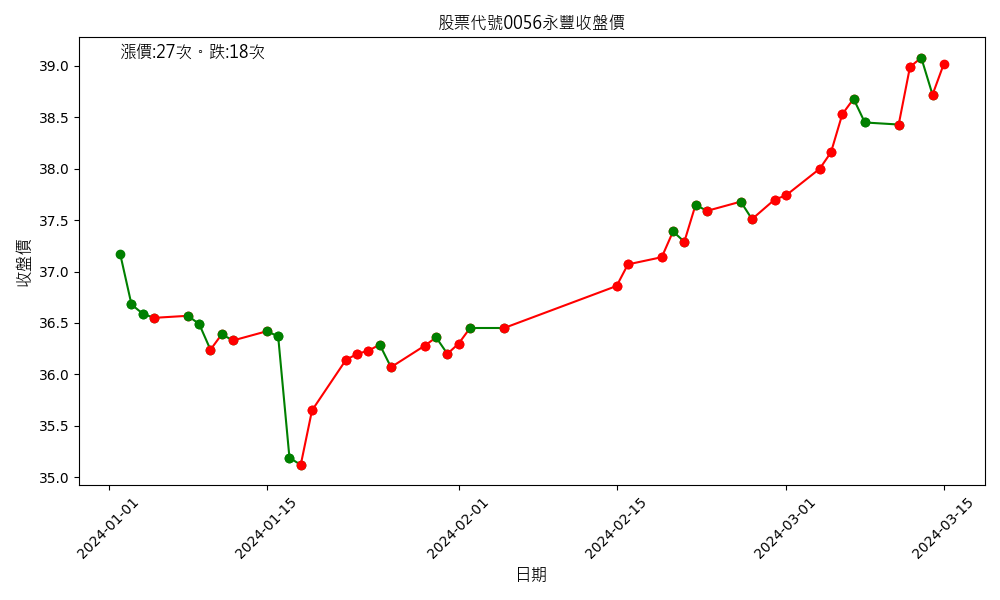

Here is the Python script that generated this plot:
import requests
import matplotlib.pyplot as plt
from datetime import datetime, timedelta
from matplotlib.font_manager import FontProperties

def fetch_stock_data(date, stock_no):
    url = f"http://www.twse.com.tw/exchangeReport/STOCK_DAY?response=csv&date={date}&stockNo={stock_no}"
    response = requests.get(url)
    dates, prices = [], []
    if response.status_code == 200:
        lines = response.text.split('\n')
        for line in lines:
            if line.count('",') > 8:
                parts = line.split('","')
                if len(parts) >= 7:
                    date_str = parts[0].replace('"', '')
                    try:
                        year, month, day = map(int, date_str.split('/'))
                    except ValueError:
                        continue
                    gregorian_year = year + 1911
                    date = datetime(gregorian_year, month, day)
                    closing_price = float(parts[6].replace(',', ''))
                    dates.append(date)
                    prices.append(closing_price)
    return dates, prices

def get_previous_month(date, months=1):
    month = date.month - months - 1
    year = date.year + month // 12
    month = month % 12 + 1
    day = min(date.day, [31, 29 if year % 4 == 0 else 28, 31, 30, 31, 30, 31, 31, 30, 31, 30, 31][month - 1])
    return datetime(year, month, day).strftime("%Y%m%d")

def plot_stock_data(dates, prices, stock_no):
    plt.figure(figsize=(10, 6))
    
    count_red = 0
    count_green = 0

    # 繁中
    font_path = "C:\\Windows\\Fonts\\msjh.ttc"
    font_properties = FontProperties(fname=font_path, size=12)

    for i in range(1, len(prices)):
        if prices[i] > prices[i-1]:
            plt.plot([dates[i-1], dates[i]], [prices[i-1], prices[i]], 'r-o')
            count_red += 1
        else:
            plt.plot([dates[i-1], dates[i]], [prices[i-1], prices[i]], 'g-o')
            count_green += 1

    plt.title(f'股票代號{stock_no}永豐收盤價', fontproperties=font_properties)
    plt.xlabel('日期', fontproperties=font_properties)
    plt.ylabel('收盤價', fontproperties=font_properties)
    plt.xticks(rotation=45)
    

    plt.text(dates[0], max(prices), f'漲價:{count_red}次。跌:{count_green}次', fontproperties=font_properties, color='black')
    
    plt.tight_layout()
    plt.savefig(f"C:\\Users\\User\\Desktop\\project\\quick_analyze_taiwan_stock\\{stock_no}_3month_history.png")


if __name__ == "__main__":
    stock_number = "0056"
    current_date = datetime.now()
    current_month_str = current_date.strftime("%Y%m01")
    previous_month_str = get_previous_month(current_date)
    two_months_ago_str = get_previous_month(current_date, 2)

    two_months_ago_dates, two_months_ago_prices = fetch_stock_data(two_months_ago_str, stock_number)
    prev_dates, prev_prices = fetch_stock_data(previous_month_str, stock_number)
    curr_dates, curr_prices = fetch_stock_data(current_month_str, stock_number)

    all_dates = two_months_ago_dates + prev_dates + curr_dates
    all_prices = two_months_ago_prices + prev_prices + curr_prices

    plot_stock_data(all_dates, all_prices, stock_number)
